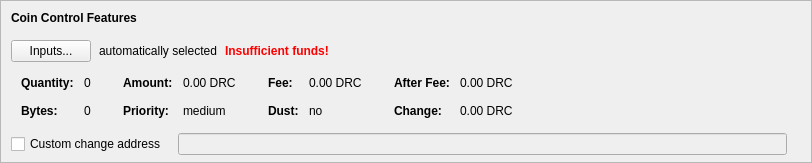
    <widget class="QFrame" name="frameCoinControl">
     <property name="sizePolicy">
      <sizepolicy hsizetype="Expanding" vsizetype="Expanding">
       <horstretch>0</horstretch>
       <verstretch>0</verstretch>
      </sizepolicy>
     </property>
     <property name="maximumSize">
      <size>
       <width>16777215</width>
       <height>16777215</height>
      </size>
     </property>
     <property name="frameShape">
      <enum>QFrame::StyledPanel</enum>
     </property>
     <property name="frameShadow">
      <enum>QFrame::Sunken</enum>
     </property>
     <layout class="QVBoxLayout" name="verticalLayoutCoinControl2">
      <property name="spacing">
       <number>0</number>
      </property>
      <property name="leftMargin">
       <number>0</number>
      </property>
      <property name="topMargin">
       <number>0</number>
      </property>
      <property name="rightMargin">
       <number>0</number>
      </property>
      <property name="bottomMargin">
       <number>6</number>
      </property>
      <item>
       <layout class="QVBoxLayout" name="verticalLayoutCoinControl" stretch="0,0,0,0,1">
        <property name="spacing">
         <number>0</number>
        </property>
        <property name="leftMargin">
         <number>10</number>
        </property>
        <property name="topMargin">
         <number>10</number>
        </property>
        <item>
         <layout class="QHBoxLayout" name="horizontalLayoutCoinControl1">
          <property name="bottomMargin">
           <number>15</number>
          </property>
          <item>
           <widget class="QLabel" name="labelCoinControlFeatures">
            <property name="sizePolicy">
             <sizepolicy hsizetype="Preferred" vsizetype="Maximum">
              <horstretch>0</horstretch>
              <verstretch>0</verstretch>
             </sizepolicy>
            </property>
            <property name="font">
             <font>
              <weight>75</weight>
              <bold>true</bold>
             </font>
            </property>
            <property name="styleSheet">
             <string notr="true">font-weight:bold;</string>
            </property>
            <property name="text">
             <string>Coin Control Features</string>
            </property>
           </widget>
          </item>
         </layout>
        </item>
        <item>
         <layout class="QHBoxLayout" name="horizontalLayoutCoinControl2" stretch="0,0,0,0">
          <property name="spacing">
           <number>8</number>
          </property>
          <property name="bottomMargin">
           <number>10</number>
          </property>
          <item>
           <widget class="QPushButton" name="pushButtonCoinControl">
            <property name="styleSheet">
             <string notr="true"/>
            </property>
            <property name="text">
             <string>Inputs...</string>
            </property>
            <property name="autoDefault">
             <bool>false</bool>
            </property>
           </widget>
          </item>
          <item>
           <widget class="QLabel" name="labelCoinControlAutomaticallySelected">
            <property name="text">
             <string>automatically selected</string>
            </property>
            <property name="margin">
             <number>5</number>
            </property>
           </widget>
          </item>
          <item>
           <widget class="QLabel" name="labelCoinControlInsuffFunds">
            <property name="font">
             <font>
              <weight>75</weight>
              <bold>true</bold>
             </font>
            </property>
            <property name="styleSheet">
             <string notr="true">color:red;font-weight:bold;</string>
            </property>
            <property name="text">
             <string>Insufficient funds!</string>
            </property>
            <property name="margin">
             <number>5</number>
            </property>
           </widget>
          </item>
          <item>
           <spacer name="horizontalSpacerCoinControl">
            <property name="orientation">
             <enum>Qt::Horizontal</enum>
            </property>
            <property name="sizeHint" stdset="0">
             <size>
              <width>40</width>
              <height>1</height>
             </size>
            </property>
           </spacer>
          </item>
         </layout>
        </item>
        <item>
         <widget class="QWidget" name="widgetCoinControl" native="true">
          <property name="sizePolicy">
           <sizepolicy hsizetype="Preferred" vsizetype="Preferred">
            <horstretch>0</horstretch>
            <verstretch>0</verstretch>
           </sizepolicy>
          </property>
          <property name="minimumSize">
           <size>
            <width>0</width>
            <height>0</height>
           </size>
          </property>
          <property name="styleSheet">
           <string notr="true"/>
          </property>
          <layout class="QHBoxLayout" name="horizontalLayoutCoinControl5">
           <property name="leftMargin">
            <number>0</number>
           </property>
           <property name="topMargin">
            <number>0</number>
           </property>
           <property name="rightMargin">
            <number>0</number>
           </property>
           <property name="bottomMargin">
            <number>0</number>
           </property>
           <item>
            <layout class="QHBoxLayout" name="horizontalLayoutCoinControl3" stretch="0,0,0,1">
             <property name="spacing">
              <number>20</number>
             </property>
             <property name="topMargin">
              <number>0</number>
             </property>
             <property name="bottomMargin">
              <number>10</number>
             </property>
             <item>
              <layout class="QFormLayout" name="formLayoutCoinControl1">
               <property name="horizontalSpacing">
                <number>10</number>
               </property>
               <property name="verticalSpacing">
                <number>14</number>
               </property>
               <property name="leftMargin">
                <number>10</number>
               </property>
               <property name="topMargin">
                <number>4</number>
               </property>
               <property name="rightMargin">
                <number>6</number>
               </property>
               <item row="0" column="0">
                <widget class="QLabel" name="labelCoinControlQuantityText">
                 <property name="font">
                  <font>
                   <weight>75</weight>
                   <bold>true</bold>
                  </font>
                 </property>
                 <property name="text">
                  <string>Quantity:</string>
                 </property>
                 <property name="margin">
                  <number>0</number>
                 </property>
                </widget>
               </item>
               <item row="0" column="1">
                <widget class="QLabel" name="labelCoinControlQuantity">
                 <property name="cursor">
                  <cursorShape>IBeamCursor</cursorShape>
                 </property>
                 <property name="contextMenuPolicy">
                  <enum>Qt::ActionsContextMenu</enum>
                 </property>
                 <property name="text">
                  <string notr="true">0</string>
                 </property>
                 <property name="margin">
                  <number>0</number>
                 </property>
                 <property name="textInteractionFlags">
                  <set>Qt::LinksAccessibleByMouse|Qt::TextSelectableByKeyboard|Qt::TextSelectableByMouse</set>
                 </property>
                </widget>
               </item>
               <item row="1" column="0">
                <widget class="QLabel" name="labelCoinControlBytesText">
                 <property name="font">
                  <font>
                   <weight>75</weight>
                   <bold>true</bold>
                  </font>
                 </property>
                 <property name="text">
                  <string>Bytes:</string>
                 </property>
                </widget>
               </item>
               <item row="1" column="1">
                <widget class="QLabel" name="labelCoinControlBytes">
                 <property name="cursor">
                  <cursorShape>IBeamCursor</cursorShape>
                 </property>
                 <property name="contextMenuPolicy">
                  <enum>Qt::ActionsContextMenu</enum>
                 </property>
                 <property name="text">
                  <string notr="true">0</string>
                 </property>
                 <property name="textInteractionFlags">
                  <set>Qt::LinksAccessibleByMouse|Qt::TextSelectableByKeyboard|Qt::TextSelectableByMouse</set>
                 </property>
                </widget>
               </item>
              </layout>
             </item>
             <item>
              <layout class="QFormLayout" name="formLayoutCoinControl2">
               <property name="horizontalSpacing">
                <number>10</number>
               </property>
               <property name="verticalSpacing">
                <number>14</number>
               </property>
               <property name="leftMargin">
                <number>6</number>
               </property>
               <property name="topMargin">
                <number>4</number>
               </property>
               <property name="rightMargin">
                <number>6</number>
               </property>
               <item row="0" column="0">
                <widget class="QLabel" name="labelCoinControlAmountText">
                 <property name="font">
                  <font>
                   <weight>75</weight>
                   <bold>true</bold>
                  </font>
                 </property>
                 <property name="text">
                  <string>Amount:</string>
                 </property>
                 <property name="margin">
                  <number>0</number>
                 </property>
                </widget>
               </item>
               <item row="0" column="1">
                <widget class="QLabel" name="labelCoinControlAmount">
                 <property name="cursor">
                  <cursorShape>IBeamCursor</cursorShape>
                 </property>
                 <property name="contextMenuPolicy">
                  <enum>Qt::ActionsContextMenu</enum>
                 </property>
                 <property name="text">
                  <string notr="true">0.00 DRC</string>
                 </property>
                 <property name="textInteractionFlags">
                  <set>Qt::LinksAccessibleByMouse|Qt::TextSelectableByKeyboard|Qt::TextSelectableByMouse</set>
                 </property>
                </widget>
               </item>
               <item row="1" column="0">
                <widget class="QLabel" name="labelCoinControlPriorityText">
                 <property name="font">
                  <font>
                   <weight>75</weight>
                   <bold>true</bold>
                  </font>
                 </property>
                 <property name="text">
                  <string>Priority:</string>
                 </property>
                </widget>
               </item>
               <item row="1" column="1">
                <widget class="QLabel" name="labelCoinControlPriority">
                 <property name="cursor">
                  <cursorShape>IBeamCursor</cursorShape>
                 </property>
                 <property name="contextMenuPolicy">
                  <enum>Qt::ActionsContextMenu</enum>
                 </property>
                 <property name="text">
                  <string>medium</string>
                 </property>
                 <property name="textInteractionFlags">
                  <set>Qt::LinksAccessibleByMouse|Qt::TextSelectableByKeyboard|Qt::TextSelectableByMouse</set>
                 </property>
                </widget>
               </item>
              </layout>
             </item>
             <item>
              <layout class="QFormLayout" name="formLayoutCoinControl3">
               <property name="horizontalSpacing">
                <number>10</number>
               </property>
               <property name="verticalSpacing">
                <number>14</number>
               </property>
               <property name="leftMargin">
                <number>6</number>
               </property>
               <property name="topMargin">
                <number>4</number>
               </property>
               <property name="rightMargin">
                <number>6</number>
               </property>
               <item row="0" column="0">
                <widget class="QLabel" name="labelCoinControlFeeText">
                 <property name="font">
                  <font>
                   <weight>75</weight>
                   <bold>true</bold>
                  </font>
                 </property>
                 <property name="text">
                  <string>Fee:</string>
                 </property>
                 <property name="margin">
                  <number>0</number>
                 </property>
                </widget>
               </item>
               <item row="0" column="1">
                <widget class="QLabel" name="labelCoinControlFee">
                 <property name="cursor">
                  <cursorShape>IBeamCursor</cursorShape>
                 </property>
                 <property name="contextMenuPolicy">
                  <enum>Qt::ActionsContextMenu</enum>
                 </property>
                 <property name="text">
                  <string notr="true">0.00 DRC</string>
                 </property>
                 <property name="textInteractionFlags">
                  <set>Qt::LinksAccessibleByMouse|Qt::TextSelectableByKeyboard|Qt::TextSelectableByMouse</set>
                 </property>
                </widget>
               </item>
               <item row="1" column="0">
                <widget class="QLabel" name="labelCoinControlLowOutputText">
                 <property name="font">
                  <font>
                   <weight>75</weight>
                   <bold>true</bold>
                  </font>
                 </property>
                 <property name="text">
                  <string>Dust:</string>
                 </property>
                </widget>
               </item>
               <item row="1" column="1">
                <widget class="QLabel" name="labelCoinControlLowOutput">
                 <property name="cursor">
                  <cursorShape>IBeamCursor</cursorShape>
                 </property>
                 <property name="contextMenuPolicy">
                  <enum>Qt::ActionsContextMenu</enum>
                 </property>
                 <property name="text">
                  <string>no</string>
                 </property>
                 <property name="textInteractionFlags">
                  <set>Qt::LinksAccessibleByMouse|Qt::TextSelectableByKeyboard|Qt::TextSelectableByMouse</set>
                 </property>
                </widget>
               </item>
              </layout>
             </item>
             <item>
              <layout class="QFormLayout" name="formLayoutCoinControl4">
               <property name="horizontalSpacing">
                <number>10</number>
               </property>
               <property name="verticalSpacing">
                <number>14</number>
               </property>
               <property name="leftMargin">
                <number>6</number>
               </property>
               <property name="topMargin">
                <number>4</number>
               </property>
               <property name="rightMargin">
                <number>6</number>
               </property>
               <item row="0" column="0">
                <widget class="QLabel" name="labelCoinControlAfterFeeText">
                 <property name="font">
                  <font>
                   <weight>75</weight>
                   <bold>true</bold>
                  </font>
                 </property>
                 <property name="text">
                  <string>After Fee:</string>
                 </property>
                 <property name="margin">
                  <number>0</number>
                 </property>
                </widget>
               </item>
               <item row="0" column="1">
                <widget class="QLabel" name="labelCoinControlAfterFee">
                 <property name="cursor">
                  <cursorShape>IBeamCursor</cursorShape>
                 </property>
                 <property name="contextMenuPolicy">
                  <enum>Qt::ActionsContextMenu</enum>
                 </property>
                 <property name="text">
                  <string notr="true">0.00 DRC</string>
                 </property>
                 <property name="textInteractionFlags">
                  <set>Qt::LinksAccessibleByMouse|Qt::TextSelectableByKeyboard|Qt::TextSelectableByMouse</set>
                 </property>
                </widget>
               </item>
               <item row="1" column="0">
                <widget class="QLabel" name="labelCoinControlChangeText">
                 <property name="font">
                  <font>
                   <weight>75</weight>
                   <bold>true</bold>
                  </font>
                 </property>
                 <property name="text">
                  <string>Change:</string>
                 </property>
                </widget>
               </item>
               <item row="1" column="1">
                <widget class="QLabel" name="labelCoinControlChange">
                 <property name="cursor">
                  <cursorShape>IBeamCursor</cursorShape>
                 </property>
                 <property name="contextMenuPolicy">
                  <enum>Qt::ActionsContextMenu</enum>
                 </property>
                 <property name="text">
                  <string notr="true">0.00 DRC</string>
                 </property>
                 <property name="textInteractionFlags">
                  <set>Qt::LinksAccessibleByMouse|Qt::TextSelectableByKeyboard|Qt::TextSelectableByMouse</set>
                 </property>
                </widget>
               </item>
              </layout>
             </item>
            </layout>
           </item>
          </layout>
         </widget>
        </item>
        <item>
         <layout class="QHBoxLayout" name="horizontalLayoutCoinControl4" stretch="0,0,0">
          <property name="spacing">
           <number>12</number>
          </property>
          <property name="sizeConstraint">
           <enum>QLayout::SetDefaultConstraint</enum>
          </property>
          <property name="topMargin">
           <number>5</number>
          </property>
          <property name="rightMargin">
           <number>5</number>
          </property>
          <item>
           <widget class="QCheckBox" name="checkBoxCoinControlChange">
            <property name="toolTip">
             <string>If this is activated, but the change address is empty or invalid, change will be sent to a newly generated address.</string>
            </property>
            <property name="text">
             <string>Custom change address</string>
            </property>
           </widget>
          </item>
          <item>
           <widget class="QValidatedLineEdit" name="lineEditCoinControlChange">
            <property name="enabled">
             <bool>false</bool>
            </property>
            <property name="sizePolicy">
             <sizepolicy hsizetype="Expanding" vsizetype="Fixed">
              <horstretch>0</horstretch>
              <verstretch>0</verstretch>
             </sizepolicy>
            </property>
           </widget>
          </item>
          <item>
           <widget class="QLabel" name="labelCoinControlChangeLabel">
            <property name="sizePolicy">
             <sizepolicy hsizetype="Preferred" vsizetype="Expanding">
              <horstretch>0</horstretch>
              <verstretch>0</verstretch>
             </sizepolicy>
            </property>
            <property name="minimumSize">
             <size>
              <width>0</width>
              <height>0</height>
             </size>
            </property>
            <property name="text">
             <string/>
            </property>
            <property name="margin">
             <number>3</number>
            </property>
           </widget>
          </item>
         </layout>
        </item>
        <item>
         <spacer name="verticalSpacerCoinControl">
          <property name="orientation">
           <enum>Qt::Vertical</enum>
          </property>
          <property name="sizeHint" stdset="0">
           <size>
            <width>800</width>
            <height>1</height>
           </size>
          </property>
         </spacer>
        </item>
       </layout>
      </item>
     </layout>
    </widget>
